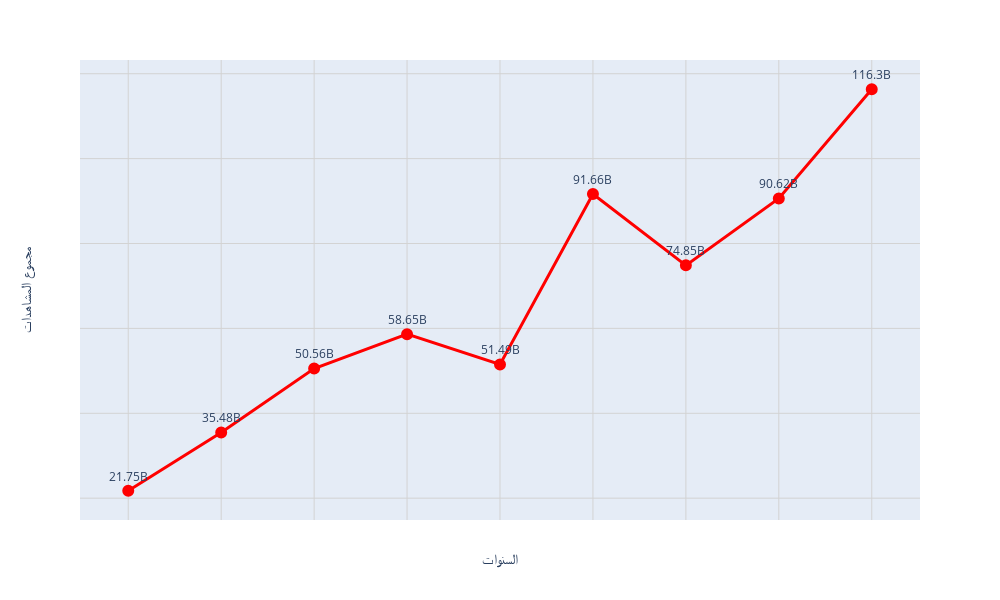

The notebook cell saved with this chart:
### Code cell
fig = px.line(
    result, 
    x="Year", 
    y="Total", 
    text=['{:.4}B'.format(x / 1000000000) for x in result['Total']],
    markers=True, height=600,width=1000
)
fig.update_traces(
    textposition="top center", 
    line=dict(width=3),
    line_color="red",
    marker=dict(size=10, color="red", line=dict(width=2, color="red")),
)
fig.update_layout(
    #font=dict(family="Arial", size=14, color="white"),  # Set font family, size, and color
    title=dict(text="مجموع المشاهدات لكل سنه ", font=dict(size=20, color="white")),  # Set title font size and color
    xaxis=dict(
        tickmode="linear", 
        title="السنوات",  
        linecolor='white',  
        tickfont=dict(color="white"), 
        showgrid=True, 
        gridcolor="lightgrey"  
    ),
    yaxis=dict(
        title="مجموع المشاهدات",  # Y-axis title in Arabic
        showgrid=True,  # Show gridlines
        gridcolor="lightgrey",  # Set gridline color
        tickfont=dict(color="white")  # White y-axis labels
    ),
    #plot_bgcolor="#282828",  # Dark background for the plot
    #paper_bgcolor="#282828",# Dark background for the entire paper
)
fig.show()

### Figure 1 — Plotly figure (JSON) as saved in the notebook; plotly's stock layout.template omitted (floating-point values rounded to 4 significant figures)
{"data": [{"hovertemplate": "Year=%{x}<br>Total=%{y}<br>text=%{text}<extra></extra>", "legendgroup": "", "line": {"color": "red", "dash": "solid", "width": 3}, "marker": {"color": "red", "line": {"color": "red", "width": 2}, "size": 10, "symbol": "circle"}, "mode": "lines+markers+text", "name": "", "orientation": "v", "showlegend": false, "text": ["21.75B", "35.48B", "50.56B", "58.65B", "51.49B", "91.66B", "74.85B", "90.62B", "116.3B"], "textposition": "top center", "type": "scatter", "x": [2016, 2017, 2018, 2019, 2020, 2021, 2022, 2023, 2024], "xaxis": "x", "y": [21750591272, 35475743685, 50557197038, 58646849915, 51485828365, 91657098403, 74854965846, 90618935084, 116344610834], "yaxis": "y"}], "layout": {"height": 600, "legend": {"tracegroupgap": 0}, "margin": {"t": 60}, "title": {"font": {"color": "white", "size": 20}, "text": "مجموع المشاهدات لكل سنه "}, "width": 1000, "xaxis": {"anchor": "y", "domain": [0, 1], "gridcolor": "lightgrey", "linecolor": "white", "showgrid": true, "tickfont": {"color": "white"}, "tickmode": "linear", "title": {"text": "السنوات"}}, "yaxis": {"anchor": "x", "domain": [0, 1], "gridcolor": "lightgrey", "showgrid": true, "tickfont": {"color": "white"}, "title": {"text": "مجموع المشاهدات"}}}}
